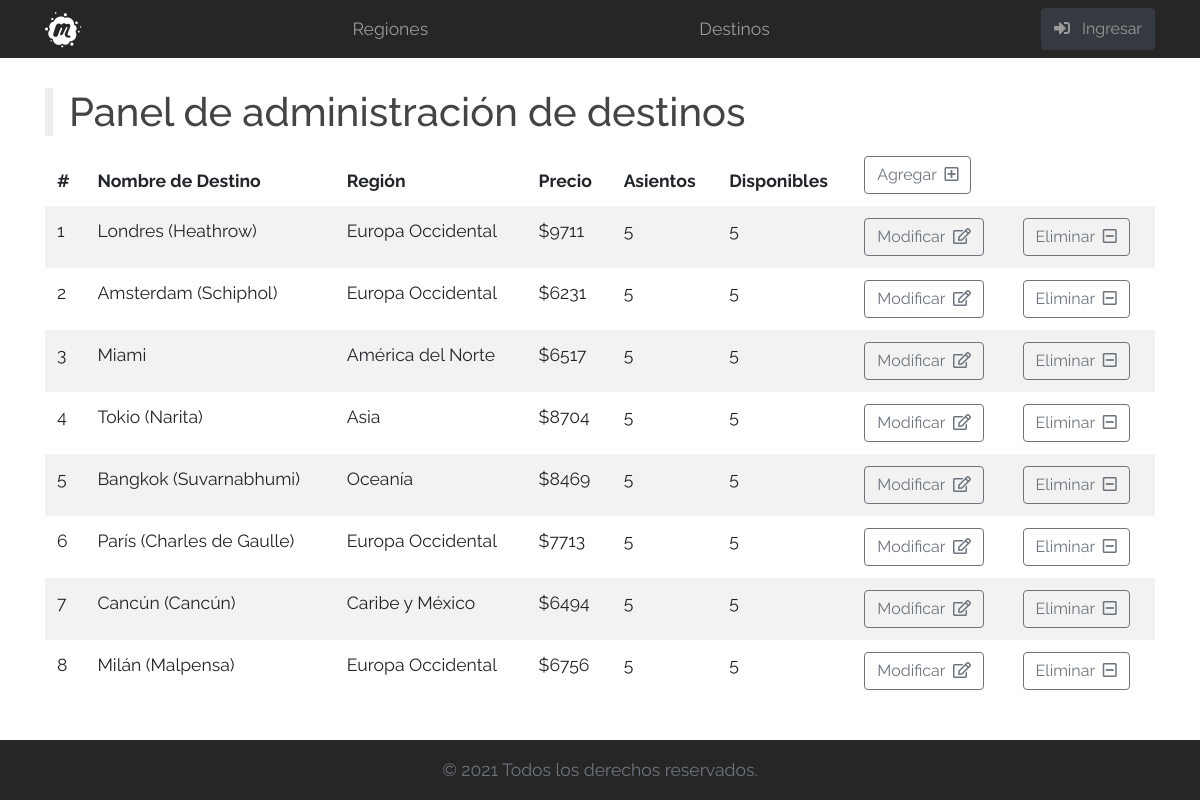
/adminDestinos.php, run on the app's committed database.
### tables this page shows
CREATE TABLE IF NOT EXISTS `destinos` (
  `destID` tinyint(3) unsigned NOT NULL,
  `destNombre` varchar(45) NOT NULL COMMENT 'Nombre de los destinos turísticos',
  `regID` tinyint(2) unsigned NOT NULL COMMENT 'Relación a la tabla regiones',
  `destPrecio` int(7) unsigned NOT NULL,
  `destAsientos` tinyint(2) unsigned NOT NULL COMMENT 'Cantidad TOTAL de Asientos',
  `destDisponibles` tinyint(2) unsigned NOT NULL COMMENT 'Cantidad DISPONIBLE\\n de Asientos',
  `destActivo` tinyint(1) NOT NULL DEFAULT '1'
);

CREATE TABLE IF NOT EXISTS `regiones` (
  `regID` tinyint(2) unsigned NOT NULL,
  `regNombre` varchar(45) NOT NULL
);

### clases/Destino.php (called while the page is built, shortened)
<?php
    class Destino
    {
        public function listarDestinos()
        {
            $link = Conexion::conectar();
            $sql = "SELECT destID, destNombre, destPrecio,
                           destAsientos, destDisponibles,
                           destActivo,
                           r.regID, r.regNombre
                        FROM destinos d
                        INNER JOIN regiones r
                        ON d.regID = r.regID";
            $stmt = $link->prepare($sql);
            $stmt->execute();
            $destinos = $stmt->fetchAll();
            return $destinos;
        }
    }

### adminDestinos.php (the view, shortened to what this page needs)
<?php
    $Destino = new Destino;
    $destinos = $Destino->listarDestinos();
    include 'includes/nav.php';
?>
    <main class="container">
        <h1>Panel de administración de destinos</h1>
        <table class="table table-borderless table-striped table-hover">
            <thead>
            <tr>
                <th>#</th>
                <th>Nombre de Destino</th>
                <th>Región</th>
                <th>Precio</th>
                <th>Asientos</th>
                <th>Disponibles</th>
                <th colspan="2">
                    <a href="formAgregarDestino.php" class="btn btn-outline-secondary">
                        Agregar <i class="far fa-plus-square ml-1"></i>
                    </a>
                </th>
            </tr>
            </thead>
            <tbody>
        <?php
            foreach ( $destinos as $destino ){
        ?>
            <tr>
                <td><?= $destino['destID'] ?></td>
                <td><?= $destino['destNombre'] ?></td>
                <td><?= $destino['regNombre'] ?></td>
                <td>$<?= $destino['destPrecio'] ?></td>
                <td><?= $destino['destAsientos'] ?></td>
                <td><?= $destino['destDisponibles'] ?></td>
                <td>
                    <a href="formModificarDestino.php?destID=<?= $destino['destID'] ?>" class="btn btn-outline-secondary">
                        Modificar <i class="far fa-edit ml-1"></i>
                    </a>
                </td>
                <td>
                    <a href="formEliminarDestino.php?destID=<?= $destino['destID'] ?>" class="btn btn-outline-secondary">
                        Eliminar <i class="far fa-minus-square ml-1"></i>
                    </a>
                </td>
            </tr>
        <?php
            }
        ?>
            </tbody>
        </table>
        </main>
<?php
    include 'includes/footer.php';
?>

### includes/nav.php
<nav class="site-header sticky-top py-2">
    <div class="container d-flex flex-column flex-md-row justify-content-between">
        <a href="index.php" class="mt-1">
            <i class="fab fa-meetup fa-2x text-white"></i>
        </a>
        <a class="py-2" href="adminRegiones.php">Regiones</a>
        <a class="py-2" href="adminDestinos.php">Destinos</a>
        <button class="btn btn-dark">
            <a href="formLogin.php"><i class="fas fa-sign-in-alt mr-2"></i> Ingresar</a>
        </button>
    </div>
</nav>

### includes/footer.php (shortened to what this page needs)
<footer class="footer">
    <div class="container">
        <span class="text-muted">&copy; <?php  echo date('Y');  ?> Todos los derechos reservados.</span>
    </div>
</footer>
</body>
</html>

### css/estilos.css (style rules this page uses)
html { position: relative; min-height: 100%; }
body { font-family: Raleway, sans-serif; color: #444; font-size: 1.1em; margin-bottom: 60px; }
.site-header { background-color: rgba(0, 0, 0, .85); -webkit-backdrop-filter: saturate(180%) blur(20px); backdrop-filter: saturate(180%) blur(20px); }
.site-header a { color: #999; transition: ease-in-out color .15s; }
main { margin-top: 30px; }
h1 { border-left: 8px solid #eee; padding-left: 16px; }
.footer { position: absolute; bottom: 0; width: 100%; height: 60px; line-height: 60px; background-color: rgba(0, 0, 0, .85); -webkit-backdrop-filter: saturate(180%) blur(20px); backdrop-filter: saturate(180%) blur(20px); text-align: center; }

### data on the page
destinos: destID "1", destNombre "Londres (Heathrow)", regID.regNombre "Europa Occidental", destPrecio "9711", destAsientos "5", destDisponibles "5"
destinos: destID "2", destNombre "Amsterdam (Schiphol)", regID.regNombre "Europa Occidental", destPrecio "6231", destAsientos "5", destDisponibles "5"
destinos: destID "3", destNombre "Miami", regID.regNombre "América del Norte", destPrecio "6517", destAsientos "5", destDisponibles "5"
destinos: destID "4", destNombre "Tokio (Narita)", regID.regNombre "Asia", destPrecio "8704", destAsientos "5", destDisponibles "5"
destinos: destID "5", destNombre "Bangkok (Suvarnabhumi)", regID.regNombre "Oceanía", destPrecio "8469", destAsientos "5", destDisponibles "5"
destinos: destID "6", destNombre "París (Charles de Gaulle)", regID.regNombre "Europa Occidental", destPrecio "7713", destAsientos "5", destDisponibles "5"
destinos: destID "7", destNombre "Cancún (Cancún)", regID.regNombre "Caribe y México", destPrecio "6494", destAsientos "5", destDisponibles "5"
destinos: destID "8", destNombre "Milán (Malpensa)", regID.regNombre "Europa Occidental", destPrecio "6756", destAsientos "5", destDisponibles "5"
